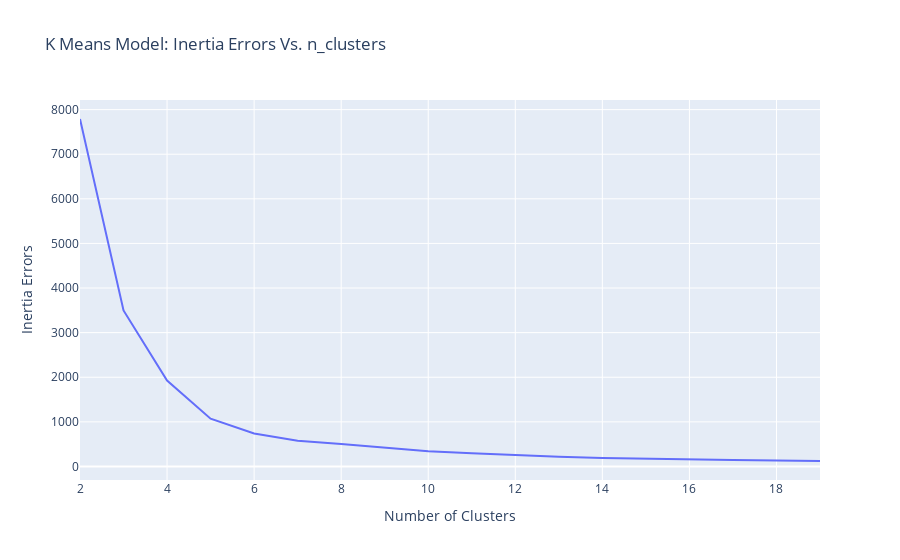

Notebook code for this chart:
### Code cell
fig = px.line(
    x = n_clusters,
    y = inertia_errors,
    title = "K Means Model: Inertia Errors Vs. n_clusters"
)
fig.update_layout(xaxis_title = "Number of Clusters",
                 yaxis_title = "Inertia Errors")
fig.show()

### Figure 1 — Plotly figure (JSON) as saved in the notebook; plotly's stock layout.template omitted (floating-point values rounded to 4 significant figures)
{"data": [{"hovertemplate": "x=%{x}<br>y=%{y}<extra></extra>", "legendgroup": "", "line": {"color": "#636efa", "dash": "solid"}, "marker": {"symbol": "circle"}, "mode": "lines", "name": "", "orientation": "v", "showlegend": false, "type": "scatter", "x": [2, 3, 4, 5, 6, 7, 8, 9, 10, 11, 12, 13, 14, 15, 16, 17, 18, 19], "xaxis": "x", "y": [7789.0, 3498.0, 1926.0, 1070.0, 738.5, 577.1, 502.8, 414.6, 343.3, 295.4, 249.2, 218.7, 188.2, 169.3, 155.9, 146.8, 132.5, 122.5], "yaxis": "y"}], "layout": {"legend": {"tracegroupgap": 0}, "title": {"text": "K Means Model: Inertia Errors Vs. n_clusters"}, "xaxis": {"anchor": "y", "domain": [0, 1], "title": {"text": "Number of Clusters"}}, "yaxis": {"anchor": "x", "domain": [0, 1], "title": {"text": "Inertia Errors"}}}}
